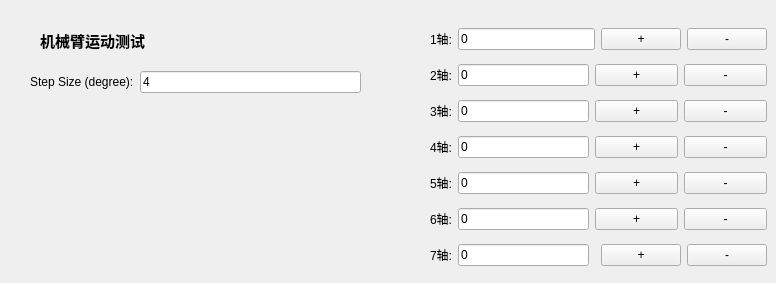
         <widget class="QWidget" name="tab_30">
          <attribute name="title">
           <string>机械臂运动测试</string>
          </attribute>
          <widget class="QWidget" name="layoutWidget_13">
           <property name="geometry">
            <rect>
             <x>30</x>
             <y>60</y>
             <width>331</width>
             <height>44</height>
            </rect>
           </property>
           <layout class="QHBoxLayout" name="horizontalLayout_73">
            <item>
             <widget class="QLabel" name="label_230">
              <property name="text">
               <string>Step Size (degree):</string>
              </property>
             </widget>
            </item>
            <item>
             <widget class="QLineEdit" name="lineEdit_robotMoveStep_4">
              <property name="text">
               <string>4</string>
              </property>
             </widget>
            </item>
           </layout>
          </widget>
          <widget class="QWidget" name="layoutWidget_14">
           <property name="geometry">
            <rect>
             <x>430</x>
             <y>20</y>
             <width>337</width>
             <height>254</height>
            </rect>
           </property>
           <layout class="QGridLayout" name="gridLayout_32">
            <item row="0" column="0" colspan="2">
             <layout class="QHBoxLayout" name="horizontalLayout_74">
              <item>
               <widget class="QLabel" name="label_231">
                <property name="text">
                 <string>1轴:</string>
                </property>
               </widget>
              </item>
              <item>
               <widget class="QLineEdit" name="lineEdit_jt_22">
                <property name="text">
                 <string>0</string>
                </property>
               </widget>
              </item>
             </layout>
            </item>
            <item row="0" column="2">
             <layout class="QHBoxLayout" name="horizontalLayout_75">
              <item>
               <widget class="QPushButton" name="pushButton_a1_p_4">
                <property name="text">
                 <string>+</string>
                </property>
               </widget>
              </item>
              <item>
               <widget class="QPushButton" name="pushButton_a1_m_4">
                <property name="text">
                 <string>-</string>
                </property>
               </widget>
              </item>
             </layout>
            </item>
            <item row="1" column="0">
             <layout class="QHBoxLayout" name="horizontalLayout_76">
              <item>
               <widget class="QLabel" name="label_232">
                <property name="text">
                 <string>2轴:</string>
                </property>
               </widget>
              </item>
              <item>
               <widget class="QLineEdit" name="lineEdit_jt_23">
                <property name="text">
                 <string>0</string>
                </property>
               </widget>
              </item>
             </layout>
            </item>
            <item row="1" column="1" colspan="2">
             <layout class="QHBoxLayout" name="horizontalLayout_77">
              <item>
               <widget class="QPushButton" name="pushButton_a2_p_4">
                <property name="text">
                 <string>+</string>
                </property>
               </widget>
              </item>
              <item>
               <widget class="QPushButton" name="pushButton_a2_m_4">
                <property name="text">
                 <string>-</string>
                </property>
               </widget>
              </item>
             </layout>
            </item>
            <item row="2" column="0">
             <layout class="QHBoxLayout" name="horizontalLayout_78">
              <item>
               <widget class="QLabel" name="label_233">
                <property name="text">
                 <string>3轴:</string>
                </property>
               </widget>
              </item>
              <item>
               <widget class="QLineEdit" name="lineEdit_jt_24">
                <property name="text">
                 <string>0</string>
                </property>
               </widget>
              </item>
             </layout>
            </item>
            <item row="2" column="1" colspan="2">
             <layout class="QHBoxLayout" name="horizontalLayout_79">
              <item>
               <widget class="QPushButton" name="pushButton_a3_p_4">
                <property name="text">
                 <string>+</string>
                </property>
               </widget>
              </item>
              <item>
               <widget class="QPushButton" name="pushButton_a3_m_4">
                <property name="text">
                 <string>-</string>
                </property>
               </widget>
              </item>
             </layout>
            </item>
            <item row="3" column="0">
             <layout class="QHBoxLayout" name="horizontalLayout_80">
              <item>
               <widget class="QLabel" name="label_234">
                <property name="text">
                 <string>4轴:</string>
                </property>
               </widget>
              </item>
              <item>
               <widget class="QLineEdit" name="lineEdit_jt_25">
                <property name="text">
                 <string>0</string>
                </property>
               </widget>
              </item>
             </layout>
            </item>
            <item row="3" column="1" colspan="2">
             <layout class="QHBoxLayout" name="horizontalLayout_81">
              <item>
               <widget class="QPushButton" name="pushButton_a4_p_4">
                <property name="text">
                 <string>+</string>
                </property>
               </widget>
              </item>
              <item>
               <widget class="QPushButton" name="pushButton_a4_m_4">
                <property name="text">
                 <string>-</string>
                </property>
               </widget>
              </item>
             </layout>
            </item>
            <item row="4" column="0">
             <layout class="QHBoxLayout" name="horizontalLayout_82">
              <item>
               <widget class="QLabel" name="label_235">
                <property name="text">
                 <string>5轴:</string>
                </property>
               </widget>
              </item>
              <item>
               <widget class="QLineEdit" name="lineEdit_jt_26">
                <property name="text">
                 <string>0</string>
                </property>
               </widget>
              </item>
             </layout>
            </item>
            <item row="4" column="1" colspan="2">
             <layout class="QHBoxLayout" name="horizontalLayout_83">
              <item>
               <widget class="QPushButton" name="pushButton_a5_p_4">
                <property name="text">
                 <string>+</string>
                </property>
               </widget>
              </item>
              <item>
               <widget class="QPushButton" name="pushButton_a5_m_4">
                <property name="text">
                 <string>-</string>
                </property>
               </widget>
              </item>
             </layout>
            </item>
            <item row="5" column="0">
             <layout class="QHBoxLayout" name="horizontalLayout_84">
              <item>
               <widget class="QLabel" name="label_236">
                <property name="text">
                 <string>6轴:</string>
                </property>
               </widget>
              </item>
              <item>
               <widget class="QLineEdit" name="lineEdit_jt_27">
                <property name="text">
                 <string>0</string>
                </property>
               </widget>
              </item>
             </layout>
            </item>
            <item row="5" column="1" colspan="2">
             <layout class="QHBoxLayout" name="horizontalLayout_85">
              <item>
               <widget class="QPushButton" name="pushButton_a6_p_4">
                <property name="text">
                 <string>+</string>
                </property>
               </widget>
              </item>
              <item>
               <widget class="QPushButton" name="pushButton_a6_m_4">
                <property name="text">
                 <string>-</string>
                </property>
               </widget>
              </item>
             </layout>
            </item>
            <item row="6" column="0">
             <layout class="QHBoxLayout" name="horizontalLayout_86">
              <item>
               <widget class="QLabel" name="label_237">
                <property name="text">
                 <string>7轴:</string>
                </property>
               </widget>
              </item>
              <item>
               <widget class="QLineEdit" name="lineEdit_jt_28">
                <property name="text">
                 <string>0</string>
                </property>
               </widget>
              </item>
             </layout>
            </item>
            <item row="6" column="2">
             <layout class="QHBoxLayout" name="horizontalLayout_87">
              <item>
               <widget class="QPushButton" name="pushButton_a7_p_4">
                <property name="text">
                 <string>+</string>
                </property>
               </widget>
              </item>
              <item>
               <widget class="QPushButton" name="pushButton_a7_m_4">
                <property name="text">
                 <string>-</string>
                </property>
               </widget>
              </item>
             </layout>
            </item>
           </layout>
          </widget>
          <widget class="QLabel" name="label_238">
           <property name="geometry">
            <rect>
             <x>40</x>
             <y>30</y>
             <width>151</width>
             <height>21</height>
            </rect>
           </property>
           <property name="font">
            <font>
             <pointsize>11</pointsize>
             <weight>75</weight>
             <bold>true</bold>
            </font>
           </property>
           <property name="text">
            <string>机械臂运动测试</string>
           </property>
          </widget>
         </widget>
